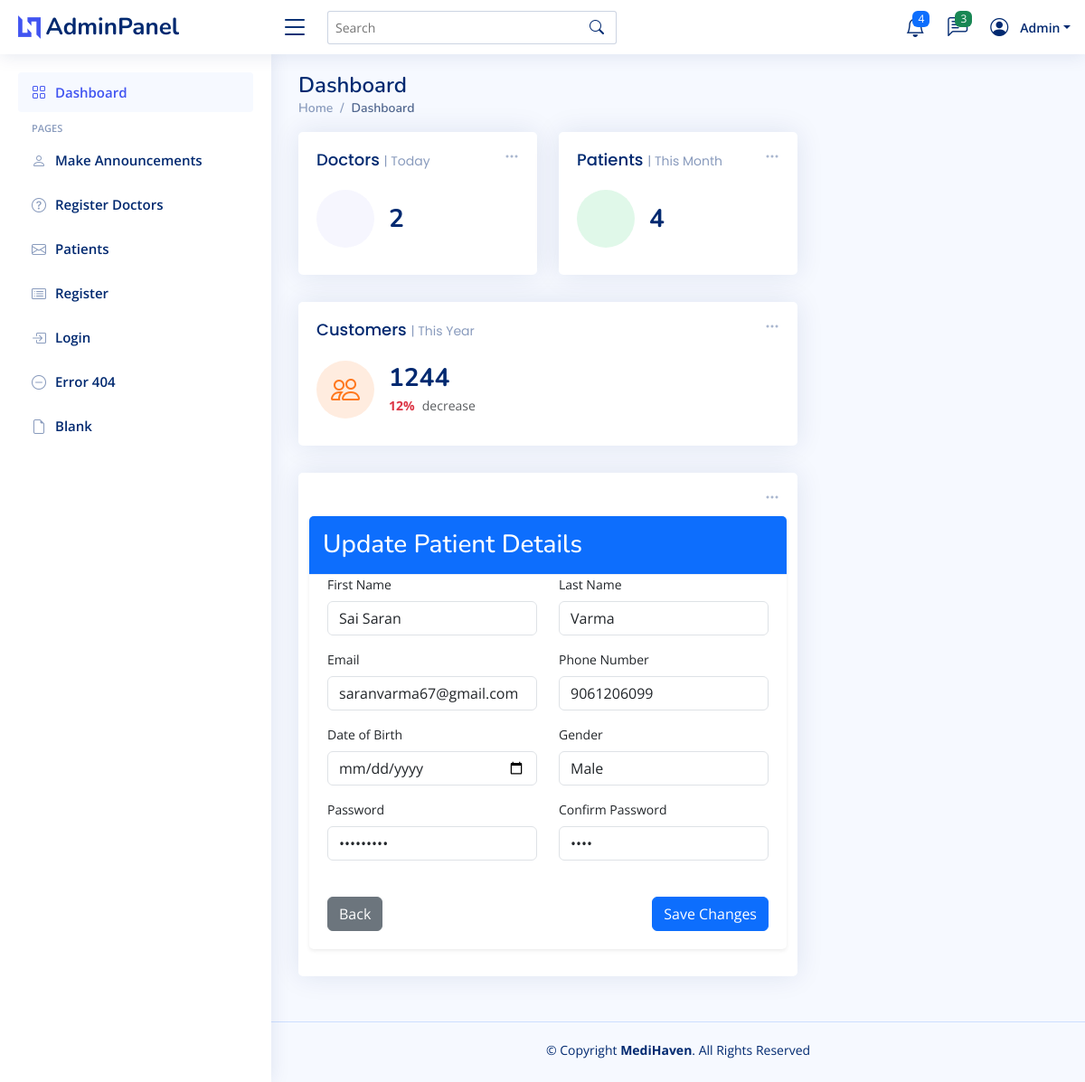
/adminuser/update_patient/4/, run on the app's committed database.
### patientapp/models.py (models this page shows, shortened)
class Patientregister(models.Model):
    GENDER_CHOICES = [
        ('M', 'Male'),
        ('F', 'Female'),
        ('O', 'Other'),
    ]
    first_name = models.CharField(max_length=100)
    last_name = models.CharField(max_length=100)
    date_of_birth = models.DateField()
    gender = models.CharField(max_length=1, choices=GENDER_CHOICES)
    email = models.EmailField(unique=True, blank=True, null=True)
    phone_number = models.CharField(max_length=15)
    password = models.CharField(max_length=128)  # Store plain password

### adminapp/views.py (the view)
# urls.py: path('update_patient/<int:pk>/', views.update_patient, name='update_patient'),
def update_patient(request, pk):
    doctors = Doctor.objects.all()
    patients = Patientregister.objects.all()
    patient_count = patients.count()
    doctor_count = doctors.count()
    patient = get_object_or_404(Patientregister, pk=pk)
    if request.method == 'POST':
        form = PatientForm(request.POST, instance=patient)
        if form.is_valid():
            form.save()
            return redirect('adminuser')  # Redirect to the admin dashboard or patient list
    else:
        form = PatientForm(instance=patient)
    context = {
        'doctors': doctors,
        'doctor_count': doctor_count,
        'patients': patients,
        'patient_count': patient_count,
        'form': form,
        'patient': patient
    }
    return render(request, 'admin/update_patient.html', context)

### patientapp/forms.py (shortened to what this page needs)
class PatientForm(forms.ModelForm):
    password = forms.CharField(widget=forms.PasswordInput, label="Password")
    confirm_password = forms.CharField(widget=forms.PasswordInput, label="Confirm Password")
    date_of_birth = forms.DateField(widget=forms.DateInput(attrs={'type': 'date'}), label="Date of Birth")
    class Meta:
        model = Patientregister
        fields = ['first_name', 'last_name', 'date_of_birth', 'gender', 'email', 'phone_number', 'password']

### templates/admin/update_patient.html (shortened to what this page needs)
{% extends 'admin/index.html' %}
{% block content2 %}
<div class="container mt-5">
    <div class="card shadow-sm">
        <div class="card-header bg-primary text-white">
            <h3 class="mb-0">Update Patient Details</h3>
        </div>
        <div class="card-body">
            <form method="post" class="needs-validation" novalidate>
                <div class="row">
                    <div class="col-md-6 mb-3">
                        <label for="id_first_name" class="form-label">First Name</label>
                        <input type="text" id="id_first_name" name="first_name" value="{{ form.first_name.value }}" class="form-control">
                    </div>
                    <div class="col-md-6 mb-3">
                        <label for="id_last_name" class="form-label">Last Name</label>
                        <input type="text" id="id_last_name" name="last_name" value="{{ form.last_name.value }}" class="form-control">
                    </div>
                </div>
                <div class="row">
                    <div class="col-md-6 mb-3">
                        <label for="id_email" class="form-label">Email</label>
                        <input type="email" id="id_email" name="email" value="{{ form.email.value }}" class="form-control">
                    </div>
                    <div class="col-md-6 mb-3">
                        <label for="id_phone_number" class="form-label">Phone Number</label>
                        <input type="text" id="id_phone_number" name="phone_number" value="{{ form.phone_number.value }}" class="form-control">
                    </div>
                </div>
                <div class="row">
                    <div class="col-md-6 mb-3">
                        <label for="id_date_of_birth" class="form-label">Date of Birth</label>
                        <input type="date" id="id_date_of_birth" name="date_of_birth" value="{{ form.date_of_birth.value }}" class="form-control">
                    </div>
                    <div class="col-md-6 mb-3">
                        <label for="id_gender" class="form-label">Gender</label>
                        <select id="id_gender" name="gender" class="form-control">
                            {% for choice, label in form.gender.field.choices %}
                                <option value="{{ choice }}" {% if choice == form.gender.value %}selected{% endif %}>{{ label }}</option>
                            {% endfor %}
                        </select>
                    </div>
                </div>
                <div class="row">
                    <div class="col-md-6 mb-3">
                        <label for="id_password" class="form-label">Password</label>
                        <input type="password" id="id_password" name="password" value="{{ form.password.value }}" class="form-control">
                    </div>
                    <div class="col-md-6 mb-3">
                        <label for="id_confirm_password" class="form-label">Confirm Password</label>
                        <input type="password" id="id_confirm_password" name="confirm_password" value="{{ form.confirm_password.value }}" class="form-control">
                    </div>
                </div>
                <div class="d-flex justify-content-between mt-4">
                    <a href="{% url 'adminuser' %}" class="btn btn-secondary">Back</a>
                    <button type="submit" class="btn btn-primary">Save Changes</button>
                </div>
            </form>
        </div>
    </div>
</div>
{% endblock %}

### static/template2/assets/css/style.css (style rules this page uses)
:root { scroll-behavior: smooth; }
body { font-family: "Open Sans", sans-serif; background: #f6f9ff; color: #444444; }
a { color: #4154f1; text-decoration: none; }
h1, h2, h3, h4, h5, h6 { font-family: "Nunito", sans-serif; }
.card { margin-bottom: 30px; border: none; border-radius: 5px; box-shadow: 0px 0 30px rgba(1, 41, 112, 0.1); }
.card-header, .card-footer { border-color: #ebeef4; background-color: #fff; color: #798eb3; padding: 15px; }
.card-body { padding: 0 20px 20px 20px; }

### data on the page
Patientregister: first_name "Sai Saran", last_name "Varma", email "saranvarma67@gmail.com", phone_number "9061206099"

### other printed values
{{ doctor_count }} "2"
{{ patient_count }} "4"
form field gender "Male"
